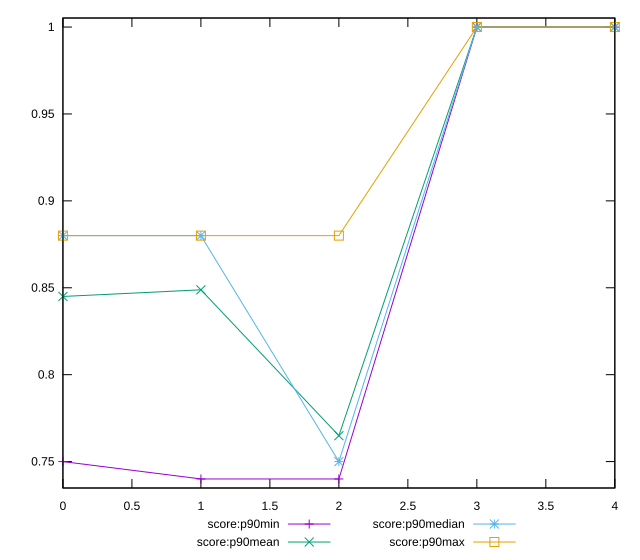

Write the gnuplot code that produced this figure.
reset

$scoreP90Min <<EOF
0 0.75
1 0.74
2 0.74
3 1
4 1
EOF

$scoreP90Mean <<EOF
0 0.8450000000000001
1 0.8488297872340426
2 0.7648936170212768
3 1
4 1
EOF

$scoreP90Median <<EOF
0 0.88
1 0.88
2 0.75
3 1
4 1
EOF

$scoreP90Max <<EOF
0 0.88
1 0.88
2 0.88
3 1
4 1
EOF

set key outside below
set xrange [0:4]
set yrange [0.7348:1.0052]
set trange [0.7348:1.0052]
set terminal svg size 640, 560 enhanced background rgb 'white'
set output "report_00019_2021-02-10T18-14-37.922Z//offscreen-images/progression/score.svg"

plot $scoreP90Min title "score:p90min" with linespoints, \
     $scoreP90Mean title "score:p90mean" with linespoints, \
     $scoreP90Median title "score:p90median" with linespoints, \
     $scoreP90Max title "score:p90max" with linespoints

reset
